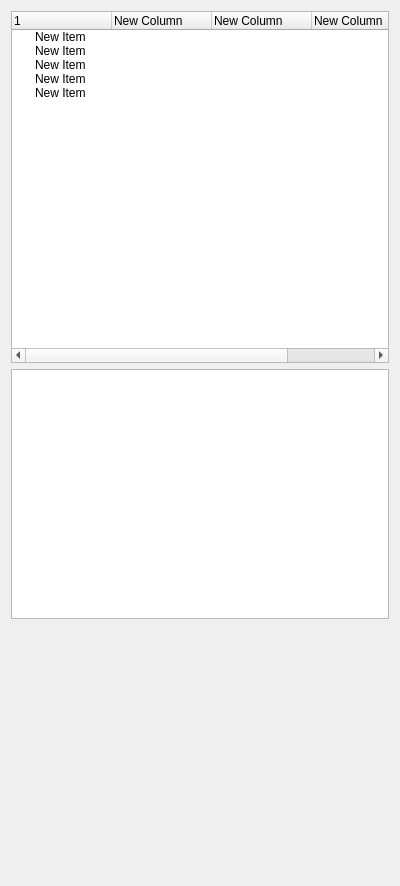
<?xml version="1.0" encoding="UTF-8"?>
<ui version="4.0">
 <class>Form</class>
 <widget class="QWidget" name="Form">
  <property name="geometry">
   <rect>
    <x>0</x>
    <y>0</y>
    <width>400</width>
    <height>886</height>
   </rect>
  </property>
  <property name="windowTitle">
   <string>Form</string>
  </property>
  <layout class="QVBoxLayout" name="verticalLayout">
   <item>
    <widget class="QTreeWidget" name="treeWidget">
     <property name="sizePolicy">
      <sizepolicy hsizetype="Expanding" vsizetype="Expanding">
       <horstretch>0</horstretch>
       <verstretch>0</verstretch>
      </sizepolicy>
     </property>
     <property name="font">
      <font/>
     </property>
     <property name="styleSheet">
      <string notr="true"/>
     </property>
     <column>
      <property name="text">
       <string notr="true">1</string>
      </property>
     </column>
     <column>
      <property name="text">
       <string>New Column</string>
      </property>
     </column>
     <column>
      <property name="text">
       <string>New Column</string>
      </property>
     </column>
     <column>
      <property name="text">
       <string>New Column</string>
      </property>
     </column>
     <column>
      <property name="text">
       <string>New Column</string>
      </property>
     </column>
     <item>
      <property name="text">
       <string>New Item</string>
      </property>
     </item>
     <item>
      <property name="text">
       <string>New Item</string>
      </property>
     </item>
     <item>
      <property name="text">
       <string>New Item</string>
      </property>
     </item>
     <item>
      <property name="text">
       <string>New Item</string>
      </property>
     </item>
     <item>
      <property name="text">
       <string>New Item</string>
      </property>
     </item>
    </widget>
   </item>
   <item>
    <widget class="QTextBrowser" name="textBrowser">
     <property name="sizePolicy">
      <sizepolicy hsizetype="Expanding" vsizetype="Fixed">
       <horstretch>0</horstretch>
       <verstretch>0</verstretch>
      </sizepolicy>
     </property>
     <property name="minimumSize">
      <size>
       <width>0</width>
       <height>250</height>
      </size>
     </property>
     <property name="maximumSize">
      <size>
       <width>16777215</width>
       <height>250</height>
      </size>
     </property>
    </widget>
   </item>
   <item>
    <widget class="QLabel" name="labelPicture">
     <property name="sizePolicy">
      <sizepolicy hsizetype="Ignored" vsizetype="Fixed">
       <horstretch>0</horstretch>
       <verstretch>0</verstretch>
      </sizepolicy>
     </property>
     <property name="minimumSize">
      <size>
       <width>0</width>
       <height>250</height>
      </size>
     </property>
     <property name="maximumSize">
      <size>
       <width>16777215</width>
       <height>250</height>
      </size>
     </property>
     <property name="text">
      <string/>
     </property>
     <property name="pixmap">
      <pixmap>D:/Documents/MyGTO/gto/config/logo.png</pixmap>
     </property>
     <property name="alignment">
      <set>Qt::AlignLeading|Qt::AlignLeft|Qt::AlignTop</set>
     </property>
    </widget>
   </item>
  </layout>
 </widget>
 <resources/>
 <connections/>
</ui>
